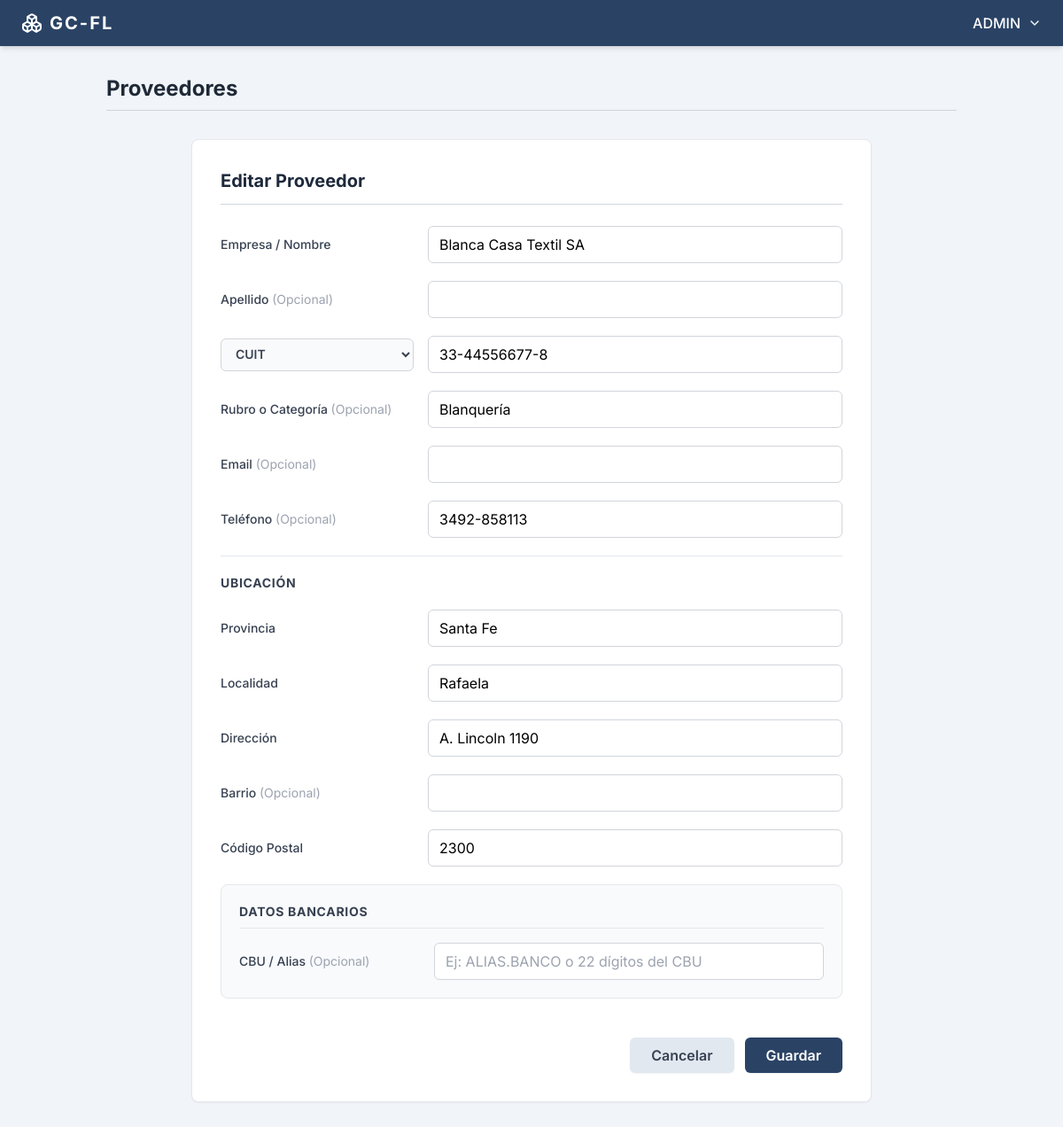
/proveedores/editar/4/ (signed in), run on the app's committed database.
### users/models.py (models this page shows)
class User(AbstractUser):
    class Meta:
        db_table = 'users'
        verbose_name = 'User'
        verbose_name_plural = 'Users'

### proveedores/models.py (models this page shows, shortened)
class Proveedor(models.Model):
    TIPO_DOCUMENTO_CHOICES = [
        ('CUIT', 'CUIT'),
        ('CUIL', 'CUIL'),
        ('DNI', 'DNI'),
    ]
    nombre = models.CharField(max_length=100)
    apellido = models.CharField(max_length=100, blank=True, null=True)
    tipo_documento = models.CharField(max_length=20, choices=TIPO_DOCUMENTO_CHOICES, default='CUIT')
    numero_documento = models.CharField(max_length=50, unique=True)
    provincia = models.CharField(max_length=100)
    localidad = models.CharField(max_length=100)
    direccion = models.CharField(max_length=200)
    barrio = models.CharField(max_length=100, blank=True, null=True)
    codigo_postal = models.CharField(max_length=20)
    telefono = models.CharField(max_length=50, blank=True, null=True)
    email = models.EmailField(blank=True, null=True)
    rubro = models.CharField(max_length=100, blank=True, null=True, help_text="Ej: Informática, Limpieza, Mercadería")
    cbu_alias = models.CharField(max_length=100, blank=True, null=True)
    fecha_registro = models.DateTimeField(auto_now_add=True)
    class Meta:
        db_table = 'proveedores'
        verbose_name = 'Proveedor'
        verbose_name_plural = 'Proveedores'
        ordering = ['nombre', 'apellido']

### proveedores/views.py (the view)
# urls.py: path('editar/<int:pk>/', views.proveedor_edit, name='proveedor_edit'),
@login_required
def proveedor_edit(request, pk):
    proveedor = get_object_or_404(Proveedor, pk=pk)
    max_permission = UserRole.objects.filter(user_id=request.user).aggregate(
        max_permission=models.Max('role__proveedores')
    )['max_permission'] or 0
    if max_permission < 2:
        messages.error(request, 'No tienes permisos para editar proveedores.')
        return redirect('proveedores:proveedores_list')
    if request.method == 'POST':
        form = ProveedorForm(request.POST, instance=proveedor)
        if form.is_valid():
            form.save()
            messages.success(request, 'Proveedor actualizado exitosamente.')
            return redirect('proveedores:proveedores_list')
    else:
        form = ProveedorForm(instance=proveedor)
    context = {
        'form': form,
        'proveedor': proveedor,
        'accion': 'Editar',
    }
    return render(request, 'proveedores/proveedor_form.html', context)

### proveedores/forms.py
class ProveedorForm(forms.ModelForm):
    class Meta:
        model = Proveedor
        fields = '__all__'

### proveedores/templates/proveedores/proveedor_form.html (shortened to what this page needs)
<!DOCTYPE html>
<html lang="es">
<head>
    <script src="https://cdn.tailwindcss.com"></script>
</head>
<body class="min-h-screen flex flex-col">
    <nav class="bg-[#2a4365] text-white px-6 py-3 flex justify-between items-center shadow-md relative z-20">
        <div class="flex items-center space-x-2">
            <i data-lucide="boxes" class="w-6 h-6"></i>
            <span class="font-bold text-xl tracking-widest">GC-FL</span>
        </div>
        <div class="relative ml-auto">
            <button onclick="toggleDropdown()" class="flex items-center space-x-2 hover:text-gray-200 focus:outline-none transition-colors">
                <span class="font-medium text-transform: uppercase">{{ user.username }}</span>
                <i data-lucide="chevron-down" class="w-4 h-4"></i>
            </button>
        </div>
    </nav>
    <main class="flex-1 p-8 max-w-5xl mx-auto w-full relative z-10">
        <div class="mb-8 border-b border-gray-300 pb-2 flex items-center text-gray-800">
            <h1 class="text-2xl font-bold">Proveedores</h1>
        </div>
        <div class="bg-white rounded-lg shadow-sm border border-gray-200 p-8 max-w-3xl mx-auto">
            <div class="border-b border-gray-300 pb-3 mb-6">
                <h2 class="text-xl font-bold text-[#1e293b]">{{ accion }} Proveedor</h2>
            </div>
            <form method="POST" class="space-y-5">
                <div class="flex flex-col md:flex-row md:items-center">
                    <label class="w-full md:w-1/3 text-sm font-medium text-gray-700 mb-1 md:mb-0">Empresa / Nombre</label>
                    <input type="text" name="nombre" value="{{ form.nombre.value|default_if_none:'' }}" class="w-full md:w-2/3 border border-gray-300 rounded-md py-2 px-3 focus:outline-none focus:border-[#2a4365] focus:ring-1 focus:ring-[#2a4365]" required>
                </div>
                <div class="flex flex-col md:flex-row md:items-center">
                    <label class="w-full md:w-1/3 text-sm font-medium text-gray-700 mb-1 md:mb-0">Apellido <span class="text-gray-400 font-normal">(Opcional)</span></label>
                    <input type="text" name="apellido" value="{{ form.apellido.value|default_if_none:'' }}" class="w-full md:w-2/3 border border-gray-300 rounded-md py-2 px-3 focus:outline-none focus:border-[#2a4365] focus:ring-1 focus:ring-[#2a4365]">
                </div>
                <div class="flex flex-col md:flex-row md:items-center">
                    <div class="w-full md:w-1/3 mb-2 md:mb-0 md:pr-4">
                        <select name="tipo_documento" class="w-full border border-gray-300 rounded-md py-2 px-3 bg-gray-50 focus:outline-none focus:border-[#2a4365] focus:ring-1 focus:ring-[#2a4365] text-sm font-semibold text-gray-700">
                            <option value="CUIT" {% if form.tipo_documento.value == 'CUIT' %}selected{% endif %}>CUIT</option>
                        </select>
                    </div>
                    <input type="text" name="numero_documento" value="{{ form.numero_documento.value|default_if_none:'' }}" placeholder="Número de Identificación" class="w-full md:w-2/3 border border-gray-300 rounded-md py-2 px-3 focus:outline-none focus:border-[#2a4365] focus:ring-1 focus:ring-[#2a4365]" required>
                </div>
                <div class="flex flex-col md:flex-row md:items-center">
                    <label class="w-full md:w-1/3 text-sm font-medium text-gray-700 mb-1 md:mb-0">Rubro o Categoría <span class="text-gray-400 font-normal">(Opcional)</span></label>
                    <input type="text" name="rubro" value="{{ form.rubro.value|default_if_none:'' }}" placeholder="Ej: Informática, Mercadería..." class="w-full md:w-2/3 border border-gray-300 rounded-md py-2 px-3 focus:outline-none focus:border-[#2a4365] focus:ring-1 focus:ring-[#2a4365]">
                </div>
                <div class="flex flex-col md:flex-row md:items-center">
                    <label class="w-full md:w-1/3 text-sm font-medium text-gray-700 mb-1 md:mb-0">Email <span class="text-gray-400 font-normal">(Opcional)</span></label>
                    <input type="email" name="email" value="{{ form.email.value|default_if_none:'' }}" class="w-full md:w-2/3 border border-gray-300 rounded-md py-2 px-3 focus:outline-none focus:border-[#2a4365] focus:ring-1 focus:ring-[#2a4365]">
                </div>
                <div class="flex flex-col md:flex-row md:items-center">
                    <label class="w-full md:w-1/3 text-sm font-medium text-gray-700 mb-1 md:mb-0">Teléfono <span class="text-gray-400 font-normal">(Opcional)</span></label>
                    <input type="tel" name="telefono" value="{{ form.telefono.value|default_if_none:'' }}" class="w-full md:w-2/3 border border-gray-300 rounded-md py-2 px-3 focus:outline-none focus:border-[#2a4365] focus:ring-1 focus:ring-[#2a4365]">
                </div>
                <hr class="border-gray-200 my-6">
                <h3 class="text-sm font-bold text-gray-700 mb-4 uppercase tracking-wider">Ubicación</h3>
                <div class="flex flex-col md:flex-row md:items-center">
                    <label class="w-full md:w-1/3 text-sm font-medium text-gray-700 mb-1 md:mb-0">Provincia</label>
                    <input type="text" name="provincia" value="{{ form.provincia.value|default_if_none:'' }}" class="w-full md:w-2/3 border border-gray-300 rounded-md py-2 px-3 focus:outline-none focus:border-[#2a4365] focus:ring-1 focus:ring-[#2a4365]" required>
                </div>
                <div class="flex flex-col md:flex-row md:items-center">
                    <label class="w-full md:w-1/3 text-sm font-medium text-gray-700 mb-1 md:mb-0">Localidad</label>
                    <input type="text" name="localidad" value="{{ form.localidad.value|default_if_none:'' }}" class="w-full md:w-2/3 border border-gray-300 rounded-md py-2 px-3 focus:outline-none focus:border-[#2a4365] focus:ring-1 focus:ring-[#2a4365]" required>
                </div>
                <div class="flex flex-col md:flex-row md:items-center">
                    <label class="w-full md:w-1/3 text-sm font-medium text-gray-700 mb-1 md:mb-0">Dirección</label>
                    <input type="text" name="direccion" value="{{ form.direccion.value|default_if_none:'' }}" class="w-full md:w-2/3 border border-gray-300 rounded-md py-2 px-3 focus:outline-none focus:border-[#2a4365] focus:ring-1 focus:ring-[#2a4365]" required>
                </div>
                <div class="flex flex-col md:flex-row md:items-center">
                    <label class="w-full md:w-1/3 text-sm font-medium text-gray-700 mb-1 md:mb-0">Barrio <span class="text-gray-400 font-normal">(Opcional)</span></label>
                    <input type="text" name="barrio" value="{{ form.barrio.value|default_if_none:'' }}" class="w-full md:w-2/3 border border-gray-300 rounded-md py-2 px-3 focus:outline-none focus:border-[#2a4365] focus:ring-1 focus:ring-[#2a4365]">
                </div>
                <div class="flex flex-col md:flex-row md:items-center">
                    <label class="w-full md:w-1/3 text-sm font-medium text-gray-700 mb-1 md:mb-0">Código Postal</label>
                    <input type="text" name="codigo_postal" value="{{ form.codigo_postal.value|default_if_none:'' }}" class="w-full md:w-2/3 border border-gray-300 rounded-md py-2 px-3 focus:outline-none focus:border-[#2a4365] focus:ring-1 focus:ring-[#2a4365]" required>
                </div>
                <div class="flex flex-col p-5 bg-[#f8fafc] rounded-lg border border-gray-200 mt-8">
                    <h3 class="text-sm font-bold text-gray-700 mb-4 border-b pb-2 uppercase tracking-wider">Datos Bancarios</h3>
                    <div class="flex flex-col md:flex-row md:items-center">
                        <label class="w-full md:w-1/3 text-sm font-medium text-gray-700 mb-1 md:mb-0">CBU / Alias <span class="text-gray-400 font-normal">(Opcional)</span></label>
                        <input type="text" name="cbu_alias" value="{{ form.cbu_alias.value|default_if_none:'' }}" placeholder="Ej: ALIAS.BANCO o 22 dígitos del CBU" class="w-full md:w-2/3 border border-gray-300 rounded-md py-2 px-3 focus:outline-none focus:border-[#2a4365] focus:ring-1 focus:ring-[#2a4365]">
                    </div>
                </div>
                <div class="pt-6 flex justify-end gap-3 mt-6">
                    <a href="{% url 'proveedores:proveedores_list' %}" class="bg-[#e2e8f0] text-gray-700 hover:bg-[#cbd5e1] font-semibold py-2 px-6 rounded-md transition-colors shadow-sm text-center">
                        Cancelar
                    </a>
                    <button type="submit" class="bg-[#2a4365] hover:bg-[#1e324b] text-white font-semibold py-2 px-6 rounded-md transition-colors shadow-sm">
                        Guardar
                    </button>
                </div>
            </form>
        </div>
    </main>
</body>
</html>

### proveedores/templates/proveedores/proveedor_form.html (style rules this page uses)
body { font-family: 'Inter', sans-serif; background-color: #f1f5f9; }

### data on the page
User: username "ADMIN"
Proveedor: nombre "Blanca Casa Textil SA", tipo_documento "CUIT", numero_documento "33-44556677-8", rubro "Blanquería", telefono "3492-858113", provincia "Santa Fe", localidad "Rafaela", direccion "A. Lincoln 1190", codigo_postal "2300"

### other printed values
{{ accion }} "Editar"
